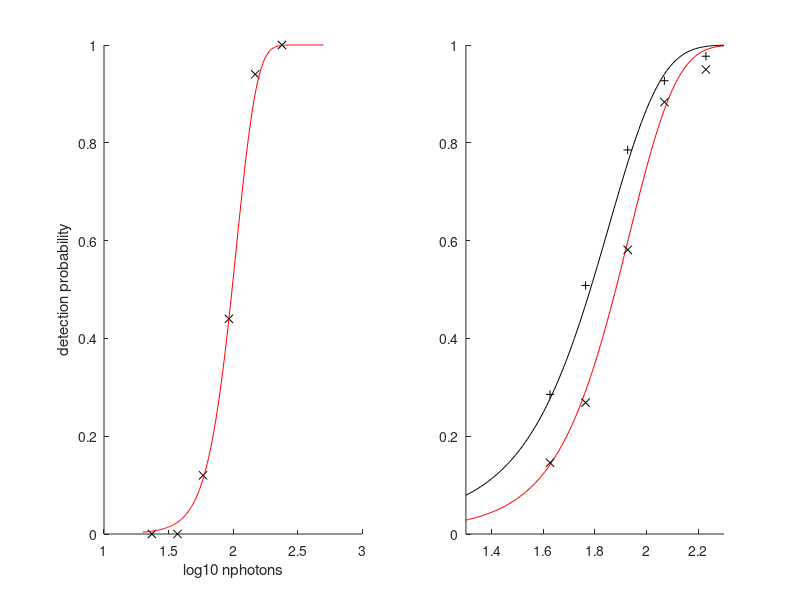

Source code (MATLAB):
%
%  Gabbiani & Cox, Mathematics for Neuroscientists, 2nd ed
%

%this m-file reproduces the Barlow Fig. 2

function darknoise

%second data set
ss_dat2 = [ ...
    23.5 0.0;...
    37.1 0.0;...
    58.5 12.0;...
    92.9 44.0;...
    148.6 94.0;...
    239.3 100.0];

%log base 10 of the mean number of photons
x_hsp2s = log10(ss_dat2(:,1));

%convert to percents
y_hsp2s = ss_dat2(:,2)/100;

h_f1 = figure; 
h_a1 = subplot(1,2,1);
line('Parent',h_a1,'XData',x_hsp2s,'YData',y_hsp2s,...
    'Marker','x', 'LineStyle','none');

%compare with the Barlow model
x_hb = 1.3:0.01:2.7;
y_hb = p_c(x_hb,21,0.13,8.9);
 
line('Parent',h_a1,'XData',x_hb,'YData',y_hb,'Color','r');


%Barlow model and fig. 1 
x_hb1 = 1.3:0.01:2.3;
y_hb1 = p_c(x_hb1,19,0.13,9.8);
 
%note: we use 9.8 instead of 8.9 for the dark noise since it obviously 
%works much better with the data. 

h_a2 = subplot(1,2,2);
line('Parent',h_a2,'XData',x_hb1,'YData',y_hb1,'Color','r');

%Barlow model and fig. 1 
x_hb2 = 1.3:0.01:2.3;
y_hb2 = p_c(x_hb2,17,0.13,9.8);
 
line('Parent',h_a2,'XData',x_hb2,'YData',y_hb2,'Color','k');

%coordinates measured in points, relative to (1.5 0.2)
%0.2 in x direction is 28.88 pts
%0.2 in y direction is 28.58 pts
cf_x = 0.2/28.88;
cf_y = 0.2/28.58;

ptsx = [ 18.16; 38.1; 61.62; 82.16; 105.38 ];
ptsy = [ -7.74; 9.82; 54.48; 97.64; 107.17 ];

ptsx_c = 1.5 + ptsx*cf_x;
ptsy_c = 0.2 + ptsy*cf_y;

line('Parent',h_a2,'XData',ptsx_c,'YData',ptsy_c,...
    'LineStyle','none','Marker','x');
set(h_a2,'XLim',[1.3 2.3]);

ptsy2 = [ 12.21; 44.06; 83.65; 103.89; 111.04];
ptsy2_c = 0.2 + ptsy2*cf_y;
line('Parent',h_a2,'XData',ptsx_c,'YData',ptsy2_c,...
    'LineStyle','none','Marker','+');

xlabel(h_a1,'log10 nphotons');
ylabel(h_a1,'detection probability');

%print(handles.figure1,'-depsc2','darknoise.eps');

function y = p_c(x,c,alpha,d_p)
%
% function y = p_c(x, c, alpha, d_p)
%  
% cumulative poisson function
% for photon counts
%  
% x is the log10 photon count at the retina
% alpha is the absorption yield factor
% c is the threshold for seeing 
% d_p is the dark photon number
  
%convert back x to linear space
xl = 10.^x;

%corresponding poisson parameter

p_p = alpha*xl + d_p;

y = 1 - poisscdf(c,p_p);
